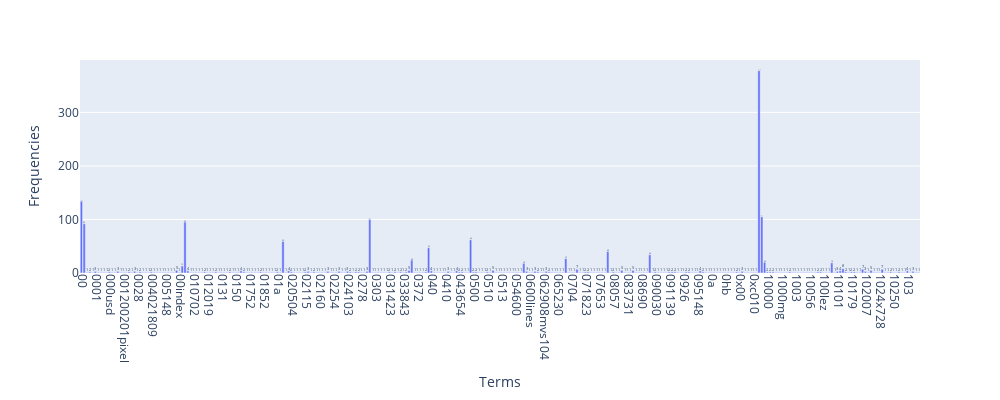

Notebook source saved alongside this figure:
### Markdown cell above
#### Exercise 13:

### Code cell
# Answer here
import plotly.express as px
term_frequencies = []
term_frequencies = np.asarray(X_counts.sum(axis=0))[0]


x_data = count_vect.get_feature_names_out()[:300]
y_data = term_frequencies[:300]

fig = px.bar(x=x_data, y=y_data, text=y_data, labels={'x': 'Terms', 'y': 'Frequencies'})

fig.update_xaxes(tickangle=90)
fig.update_layout(width=1000, height=400)
fig.show()

### Figure 1 — Plotly figure (JSON) as saved in the notebook; plotly's stock layout.template omitted (floating-point values rounded to 4 significant figures; data arrays with more than 128 entries replaced by an {"elided": "..."} marker saying what was removed)
{"data": [{"alignmentgroup": "True", "hovertemplate": "Terms=%{x}<br>Frequencies=%{y}<br>text=%{text}<extra></extra>", "legendgroup": "", "marker": {"color": "#636efa", "pattern": {"shape": ""}}, "name": "", "offsetgroup": "", "orientation": "v", "showlegend": false, "text": {"elided": "300 int values"}, "textposition": "auto", "type": "bar", "x": {"elided": "300 str values"}, "xaxis": "x", "y": {"elided": "300 int values"}, "yaxis": "y"}], "layout": {"barmode": "relative", "height": 400, "legend": {"tracegroupgap": 0}, "margin": {"t": 60}, "width": 1000, "xaxis": {"anchor": "y", "domain": [0, 1], "tickangle": 90, "title": {"text": "Terms"}}, "yaxis": {"anchor": "x", "domain": [0, 1], "title": {"text": "Frequencies"}}}}
